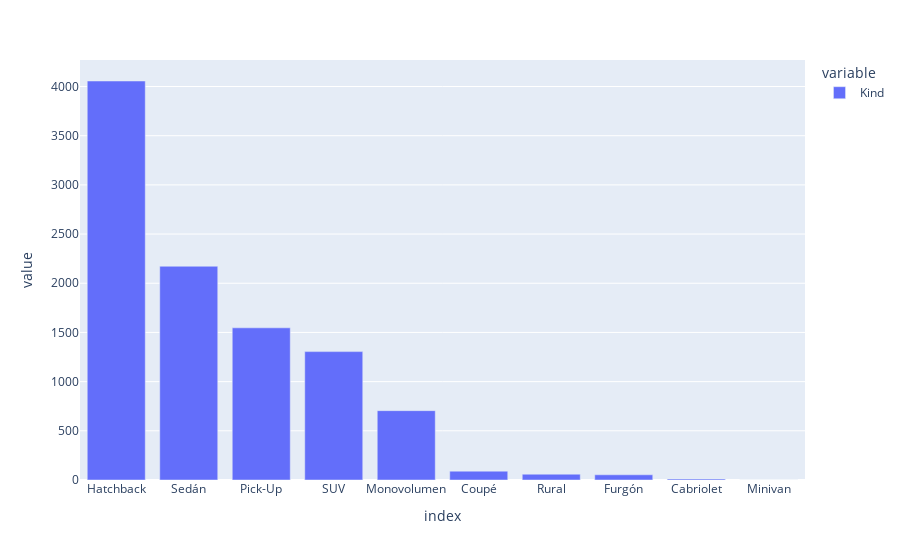

The notebook cell saved with this chart:
### Code cell
cars.Kind.value_counts().plot.bar()

### Figure 1 — Plotly figure (JSON) as saved in the notebook; plotly's stock layout.template omitted (floating-point values rounded to 4 significant figures)
{"data": [{"alignmentgroup": "True", "hovertemplate": "variable=Kind<br>index=%{x}<br>value=%{y}<extra></extra>", "legendgroup": "Kind", "marker": {"color": "#636efa", "pattern": {"shape": ""}}, "name": "Kind", "offsetgroup": "Kind", "orientation": "v", "showlegend": true, "textposition": "auto", "type": "bar", "x": ["Hatchback", "Sedán", "Pick-Up", "SUV", "Monovolumen", "Coupé", "Rural", "Furgón", "Cabriolet", "Minivan"], "xaxis": "x", "y": [4056, 2173, 1547, 1305, 705, 90, 59, 53, 11, 1], "yaxis": "y"}], "layout": {"barmode": "relative", "legend": {"title": {"text": "variable"}, "tracegroupgap": 0}, "margin": {"t": 60}, "xaxis": {"anchor": "y", "domain": [0, 1], "title": {"text": "index"}}, "yaxis": {"anchor": "x", "domain": [0, 1], "title": {"text": "value"}}}}
